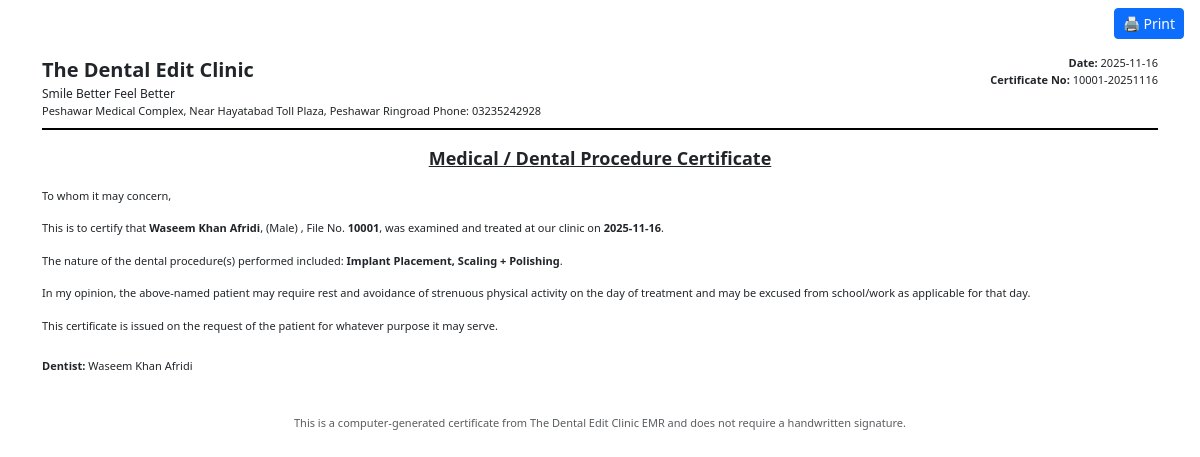
Screenshot of /print_medical_certificate/1 (signed in) with the database file from the repository.
### Dentaleditapp.py (models this page shows, shortened)
class Visit(db.Model):
    __tablename__ = 'visits'
    id = db.Column(db.Integer, primary_key=True)
    visit_date = db.Column(
        db.String(20),
        default=datetime.now().strftime("%Y-%m-%d")
    )
    patient_id = db.Column(db.Integer, db.ForeignKey('patients.id'))
    doctor_id = db.Column(db.Integer, db.ForeignKey('dentists.id'))
    chief_complaint = db.Column(db.String(255))
    acute_issue = db.Column(db.String(255))
    bp = db.Column(db.String(50))
    pregnant = db.Column(db.String(10))        # Yes / No
    pregnancy_weeks = db.Column(db.String(20))
    breastfeeding = db.Column(db.String(10))
    notes = db.Column(db.Text)
    attachment = db.Column(db.String(200))
    treatments = db.relationship(
        'Treatment',
        backref='visit',
        cascade="all, delete-orphan",
        lazy='dynamic'
    )
    prescription = db.relationship(
        'VisitPrescription',
        backref='visit',
        uselist=False,
        cascade="all, delete-orphan"
    )

class Patient(db.Model):
    __tablename__ = 'patients'
    id = db.Column(db.Integer, primary_key=True)
    file_no = db.Column(db.String(50), unique=True)
    full_name = db.Column(db.String(150))
    father_or_spouse_name = db.Column(db.String(150))
    gender = db.Column(db.String(20))
    dob_or_age = db.Column(db.String(50))
    marital_status = db.Column(db.String(50))
    occupation = db.Column(db.String(100))
    contact = db.Column(db.String(50))
    email = db.Column(db.String(100))
    cnic = db.Column(db.String(20))
    address = db.Column(db.Text)
    date = db.Column(db.String(20), default=date.today().strftime("%Y-%m-%d"))
    created_by = db.Column(db.String(100))
    heart_disease = db.Column(db.String(10))
    blood_pressure = db.Column(db.String(10))
    diabetes = db.Column(db.String(10))
    asthma = db.Column(db.String(10))
    tuberculosis = db.Column(db.String(10))
    hepatitis = db.Column(db.String(10))
    bleeding_disorder = db.Column(db.String(10))
    epilepsy = db.Column(db.String(10))
    thyroid_disorder = db.Column(db.String(10))
    kidney_disease = db.Column(db.String(10))
    stomach_ulcers = db.Column(db.String(10))
    psychiatric_disorder = db.Column(db.String(10))
    medications = db.Column(db.Text)
    allergies = db.Column(db.Text)
    other_health = db.Column(db.Text)
    pregnant = db.Column(db.String(10))
    breastfeeding = db.Column(db.String(10))
    pregnancy_weeks = db.Column(db.String(20))
    surgery_history = db.Column(db.Text)
    last_dental_visit = db.Column(db.String(50))
    last_dental_reason = db.Column(db.String(50))
    treat_fillings = db.Column(db.String(10))
    treat_rct = db.Column(db.String(10))
    treat_crowns = db.Column(db.String(10))
    treat_extractions = db.Column(db.String(10))
    treat_scaling = db.Column(db.String(10))
    treat_denture = db.Column(db.String(10))
    treat_braces = db.Column(db.String(10))
    treat_implant = db.Column(db.String(10))
    treat_other = db.Column(db.String(100))
    bad_experience = db.Column(db.String(10))
    bad_experience_details = db.Column(db.Text)
    gum_bleeding = db.Column(db.String(10))
    gum_loose = db.Column(db.String(10))
    gum_badbreath = db.Column(db.String(10))
    gum_none = db.Column(db.String(10))
    sensitive_teeth = db.Column(db.String(10))
    frequent_cavities = db.Column(db.String(10))
    caries_none = db.Column(db.String(10))
    fractured_tooth = db.Column(db.String(10))
    jaw_accident = db.Column(db.String(10))
    trauma_none = db.Column(db.String(10))
    prosthesis_crown = db.Column(db.String(10))
    prosthesis_denture = db.Column(db.String(10))
    prosthesis_implant = db.Column(db.String(10))
    prosthesis_braces = db.Column(db.String(10))
    prosthesis_none = db.Column(db.String(10))
    uses_tobacco = db.Column(db.String(10))
    uses_naswar = db.Column(db.String(10))
    uses_paan = db.Column(db.String(10))
    uses_smoke = db.Column(db.String(10))
    smoking_frequency = db.Column(db.String(100))
    tmj_issue = db.Column(db.Text)
    tmj_notes = db.Column(db.Text)
    oral_hygiene = db.Column(db.Text)
    caries_risk = db.Column(db.Text)
    soft_tissue_notes = db.Column(db.Text)
    dental_notes = db.Column(db.Text)
    cases = db.relationship('Case', backref='patient', cascade="all, delete-orphan", lazy='joined')
    treatments = db.relationship('Treatment', backref='patient', cascade="all, delete-orphan", lazy='joined')
    visits = db.relationship('Visit', backref='patient', cascade="all, delete-orphan", lazy=True)

class Dentist(db.Model):
    __tablename__ = 'dentists'
    id = db.Column(db.Integer, primary_key=True)
    name = db.Column(db.String(100), nullable=False)
    specialization = db.Column(db.String(100))
    contact = db.Column(db.String(50))
    email = db.Column(db.String(100))
    joined_on = db.Column(db.String(50), default=datetime.utcnow().strftime("%Y-%m-%d %H:%M"))
    treatments = db.relationship('Treatment', backref='dentist', lazy=True)
    visits = db.relationship('Visit', backref='dentist_obj', lazy=True)

### Dentaleditapp.py (the view)
@app.route("/print_medical_certificate/<int:visit_id>")
def print_medical_certificate(visit_id):
    if session.get("role") not in ["doctor", "assistant", "patient"]:
        return redirect(url_for("login"))
    visit = Visit.query.get_or_404(visit_id)
    patient = visit.patient
    visit_treatments = Treatment.query.filter_by(visit_id=visit.id).all()
    return render_template(
        "print_medical_certificate.html",
        patient=patient,
        visit=visit,
        treatments=visit_treatments
    )

### templates/print_medical_certificate.html (shortened to what this page needs)
<!doctype html>
<html lang="en">
<head>
  <link rel="stylesheet" href="https://cdn.jsdelivr.net/npm/bootstrap@5.3.2/dist/css/bootstrap.min.css">
</head>
<body>
<div class="no-print text-end mt-2 me-3">
  <button onclick="window.print()" class="btn btn-sm btn-primary">🖨 Print</button>
</div>
<div class="container mt-3">
  <div class="clinic-header d-flex justify-content-between">
    <div>
      <div class="clinic-name">The Dental Edit Clinic</div>
      <div class="clinic-sub">Smile Better Feel Better</div>
      <div class="clinic-sub small-text">
        Peshawar Medical Complex, Near Hayatabad Toll Plaza, Peshawar Ringroad Phone: 03235242928
      </div>
    </div>
    <div class="text-end small-text">
      <strong>Date:</strong> {{ visit.visit_date or '' }}<br>
      <strong>Certificate No:</strong>
      {{ patient.file_no }}-{{ visit.visit_date|replace('-', '') if visit.visit_date else '____' }}
    </div>
  </div>
  <div class="text-center mb-3">
    <span class="cert-title">Medical / Dental Procedure Certificate</span>
  </div>
  <div class="small-text mb-3">
    <p>To whom it may concern,</p>
    <p>
      This is to certify that
      <strong>{{ patient.full_name }}</strong>,
      {% if patient.gender %}({{ patient.gender }}){% endif %}
      {% if patient.dob_or_age %}, aged {{ patient.dob_or_age }}{% endif %},
      File No. <strong>{{ patient.file_no }}</strong>,
      was examined and treated at our clinic on
      <strong>{{ visit.visit_date or '____' }}</strong>.
    </p>
    {% set treatments_list = [] %}
    {% if treatments_list %}
      <p>
        The nature of the dental procedure(s) performed included:
        <strong>{{ treatments_list|unique|join(', ') }}</strong>.
      </p>
    {% else %}
      <p>
        The patient was seen for dental consultation and appropriate clinical management.
      </p>
    {% endif %}
    <p>
      In my opinion, the above-named patient may require rest and avoidance of strenuous
      physical activity on the day of treatment and may be excused from school/work
      as applicable for that day.
    </p>
    <p>
      This certificate is issued on the request of the patient for whatever purpose it may serve.
    </p>
  </div>
  <div class="row small-text mt-4">
    <div class="col-6">
      <p><strong>Dentist:</strong>
        {% if visit.dentist_obj %}
          {{ visit.dentist_obj.name }}
        {% else %}
          {{ visit.dentist_name or '________________' }}
        {% endif %}
      </p>
    </div>
  </div>
  <div class="mt-4 small-text text-muted text-center">
    This is a computer-generated certificate from The Dental Edit Clinic EMR
    and does not require a handwritten signature.
  </div>
</div>
</body>
</html>

### templates/print_medical_certificate.html (style rules this page uses)
body { font-size: 13px; }
.clinic-header { border-bottom: 2px solid #000; margin-bottom: 15px; padding-bottom: 8px; }
.clinic-name { font-size: 20px; font-weight: 700; }
.clinic-sub { font-size: 12px; }
.cert-title { font-size: 18px; font-weight: 600; text-decoration: underline; }
.small-text { font-size: 11px; }

### rows the page displays
Visit: visit_date "2025-11-16", visit_date "20251116"
Patient: file_no "10001", full_name "Waseem Khan Afridi", gender "Male"
Dentist: dentist_obj.name "Waseem Khan Afridi"

### other values shown
{{ treatments_list|unique|join(', ') }} "Implant Placement, Scaling + Polishing"
